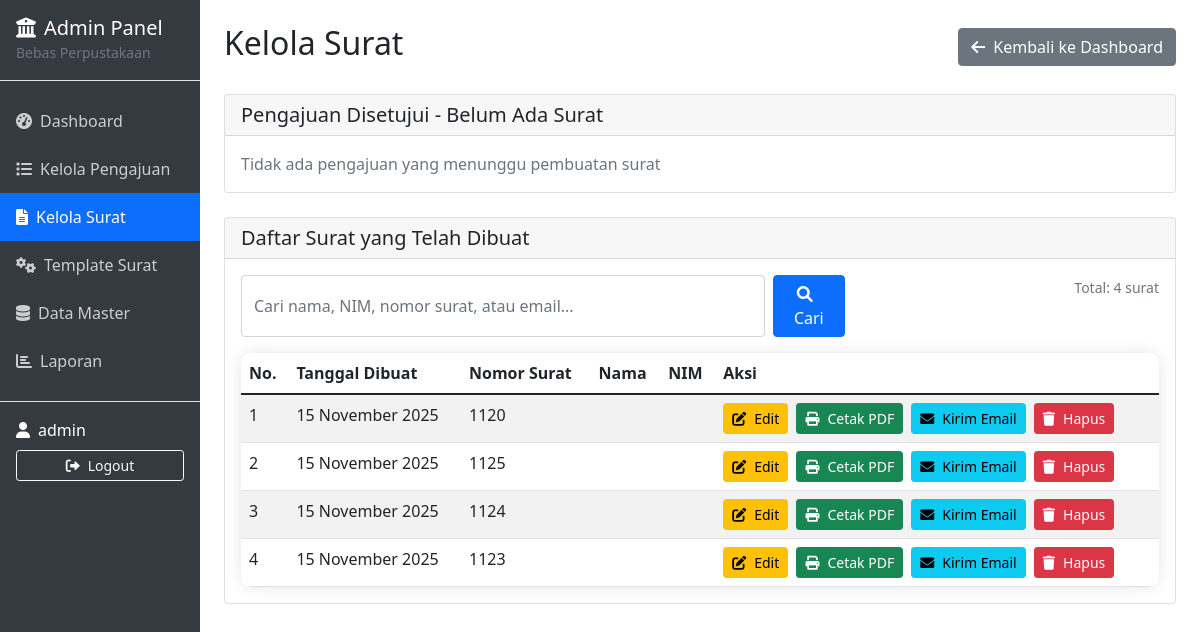
Screenshot of /admin/surat.php (signed in) with the database file from the repository.
### tables this page shows
CREATE TABLE `tb_surat` (
  `id` int(11) NOT NULL,
  `id_pengajuan` int(11) NOT NULL,
  `nomor_surat` varchar(50) NOT NULL,
  `tanggal_surat` date NOT NULL,
  `qr_code` varchar(255) DEFAULT NULL,
  `created_at` timestamp NOT NULL DEFAULT current_timestamp()
);

### functions.php (called while the page is built, shortened)
<?php
function formatTanggalIndonesia($tanggal) {
    $bulan = [
        1 => 'Januari', 'Februari', 'Maret', 'April', 'Mei', 'Juni',
        'Juli', 'Agustus', 'September', 'Oktober', 'November', 'Desember'
    ];
    $date = date_create($tanggal);
    $hari = date_format($date, 'd');
    $bulan_num = (int)date_format($date, 'm');
    $tahun = date_format($date, 'Y');
    return $hari . ' ' . $bulan[$bulan_num] . ' ' . $tahun;
}
?>

### admin/surat.php (the view, shortened to what this page needs)
<?php
require_once '../functions.php';
$search = isset($_GET['search']) ? cleanInput($_GET['search']) : '';
$limit = 10;
$page = isset($_GET['page']) ? (int)$_GET['page'] : 1;
$page = max(1, $page);
$offset = ($page - 1) * $limit;
    ?>
    <?php
$pdo = connectDB();
$stmt = $pdo->query("SELECT p.*, f.nama_fakultas, pr.nama_prodi FROM tb_pengajuan p
                     LEFT JOIN tb_fakultas f ON p.id_fakultas = f.id
                     LEFT JOIN tb_prodi pr ON p.id_prodi = pr.id
                     WHERE p.status = 'Disetujui' AND NOT EXISTS (
                         SELECT 1 FROM tb_surat s WHERE s.id_pengajuan = p.id
                     )
                     ORDER BY p.tanggal_pengajuan DESC");
$approved_submissions = $stmt->fetchAll();
$whereClause = "WHERE 1=1";
$params = [];
$countQuery = "SELECT COUNT(*) as total FROM tb_surat s
               LEFT JOIN tb_pengajuan p ON s.id_pengajuan = p.id
               LEFT JOIN tb_fakultas f ON p.id_fakultas = f.id
               LEFT JOIN tb_prodi pr ON p.id_prodi = pr.id $whereClause";
$countStmt = $pdo->prepare($countQuery);
$countStmt->execute($params);
$totalRecords = $countStmt->fetch()['total'];
$query = "SELECT s.*, p.nama, p.nim, f.nama_fakultas, pr.nama_prodi FROM tb_surat s
          LEFT JOIN tb_pengajuan p ON s.id_pengajuan = p.id
          LEFT JOIN tb_fakultas f ON p.id_fakultas = f.id
          LEFT JOIN tb_prodi pr ON p.id_prodi = pr.id $whereClause
          ORDER BY s.created_at DESC LIMIT $limit OFFSET $offset";
$stmt = $pdo->prepare($query);
$stmt->execute($params);
$surat_list = $stmt->fetchAll();
?>
<!DOCTYPE html>
<html lang="id">
<head>
    <link href="https://cdn.jsdelivr.net/npm/bootstrap@5.1.3/dist/css/bootstrap.min.css" rel="stylesheet">
    <link rel="stylesheet" href="https://cdnjs.cloudflare.com/ajax/libs/font-awesome/6.0.0/css/all.min.css">
</head>
<body>
    <div class="container-fluid">
        <div class="row">
            <div class="col-md-3 col-lg-2 px-0 sidebar">
                <div class="d-flex flex-column">
                    <div class="p-3 border-bottom">
                        <h5 class="mb-0"><i class="fas fa-university me-2"></i>Admin Panel</h5>
                        <small class="text-muted">Bebas Perpustakaan</small>
                    </div>
                    <nav class="nav flex-column py-3">
                        <a class="nav-link" href="dashboard.php"><i class="fas fa-tachometer-alt me-2"></i>Dashboard</a>
                        <a class="nav-link" href="pengajuan.php"><i class="fas fa-list me-2"></i>Kelola Pengajuan</a>
                        <a class="nav-link active" href="surat.php"><i class="fas fa-file-alt me-2"></i>Kelola Surat</a>
                        <a class="nav-link" href="template.php"><i class="fas fa-cogs me-2"></i>Template Surat</a>
                        <a class="nav-link" href="master_data.php"><i class="fas fa-database me-2"></i>Data Master</a>
                        <a class="nav-link" href="laporan.php"><i class="fas fa-chart-bar me-2"></i>Laporan</a>
                    </nav>
                    <div class="mt-auto p-3 border-top">
                        <div class="d-flex align-items-center mb-2">
                            <i class="fas fa-user me-2"></i>
                            <span><?php echo $_SESSION['admin_username']; ?></span>
                        </div>
                        <a href="logout.php" class="btn btn-outline-light btn-sm w-100">
                            <i class="fas fa-sign-out-alt me-2"></i>Logout
                        </a>
                    </div>
                </div>
            </div>
            <div class="col-md-9 col-lg-10 px-0">
                <div class="p-4">
                    <div class="d-flex justify-content-between align-items-center mb-4">
                        <h2>Kelola Surat</h2>
                        <a href="dashboard.php" class="btn btn-secondary">
                            <i class="fas fa-arrow-left me-2"></i>Kembali ke Dashboard
                        </a>
                    </div>
                    <div class="card mb-4">
                        <div class="card-header">
                            <h5 class="mb-0">Pengajuan Disetujui - Belum Ada Surat</h5>
                        </div>
                        <div class="card-body">
                            <?php if (empty($approved_submissions)): ?>
                                <p class="text-muted mb-0">Tidak ada pengajuan yang menunggu pembuatan surat</p>
                            <?php endif; ?>
                        </div>
                    </div>
                    <div class="card">
                        <div class="card-header">
                            <h5 class="mb-0">Daftar Surat yang Telah Dibuat</h5>
                        </div>
                        <div class="card-body">
                            <div class="row mb-3">
                                <div class="col-md-8">
                                    <form method="GET" class="d-flex gap-2">
                                        <input type="text" class="form-control" name="search" value="<?php echo htmlspecialchars($search); ?>"
                                               placeholder="Cari nama, NIM, nomor surat, atau email...">
                                        <button type="submit" class="btn btn-primary">
                                            <i class="fas fa-search me-2"></i>Cari
                                        </button>
                                    </form>
                                </div>
                                <div class="col-md-4 text-end">
                                    <small class="text-muted">
                                        Total: <?php echo $totalRecords; ?> surat
                                    </small>
                                </div>
                            </div>
                            <?php if (empty($surat_list)): ?>
                                <p class="text-muted mb-0">Belum ada surat yang dibuat</p>
                            <?php else: ?>
                                <div class="table-responsive">
                                    <table class="table table-striped mb-0">
                                        <thead>
                                            <tr>
                                                <th>No.</th>
                                                <th>Tanggal Dibuat</th>
                                                <th>Nomor Surat</th>
                                                <th>Nama</th>
                                                <th>NIM</th>
                                                <th>Aksi</th>
                                            </tr>
                                        </thead>
                                        <tbody>
                                            <?php $no = $offset + 1; ?>
                                            <?php foreach ($surat_list as $surat): ?>
                                                <tr>
                                                    <td><?php echo $no++; ?></td>
                                                    <td><?php echo formatTanggalIndonesia($surat['created_at']); ?></td>
                                                    <td><?php echo htmlspecialchars($surat['nomor_surat']); ?></td>
                                                    <td><?php echo htmlspecialchars($surat['nama']); ?></td>
                                                    <td><?php echo htmlspecialchars($surat['nim']); ?></td>
                                                    <td>
                                                        <a href="surat.php?action=edit&id=<?php echo $surat['id']; ?>" class="btn btn-warning btn-sm me-1">
                                                            <i class="fas fa-edit me-2"></i>Edit
                                                        </a>
                                                        <a href="surat.php?action=preview&id=<?php echo $surat['id']; ?>" class="btn btn-success btn-sm me-1" target="_blank">
                                                            <i class="fas fa-print me-2"></i>Cetak PDF
                                                        </a>
                                                        <a href="surat.php?action=kirim_email&id=<?php echo $surat['id']; ?>" class="btn btn-info btn-sm me-1">
                                                            <i class="fas fa-envelope me-2"></i>Kirim Email
                                                        </a>
                                                        <a href="javascript:void(0)" onclick="confirmDelete(<?php echo $surat['id']; ?>, '<?php echo htmlspecialchars($surat['nama']); ?>')" class="btn btn-danger btn-sm">
                                                            <i class="fas fa-trash me-2"></i>Hapus
                                                        </a>
                                                    </td>
                                                </tr>
                                            <?php endforeach; ?>
                                        </tbody>
                                    </table>
                                </div>
                            <?php endif; ?>
                        </div>
                    </div>
                </div>
            </div>
        </div>
    </div>
</body>
</html>

### admin/surat.php (style rules this page uses)
.sidebar { min-height: 100vh; background: #343a40; color: white; }
.sidebar .nav-link { color: rgba(255,255,255,.75); padding: 0.75rem 1rem; }
.sidebar .nav-link.active { color: white; background: #0d6efd; }
.table-responsive { border-radius: 10px; overflow: hidden; box-shadow: 0 0 15px rgba(0,0,0,0.1); }

### rows the page displays
tb_surat: created_at "15 November 2025", nomor_surat "1120"
tb_surat: created_at "15 November 2025", nomor_surat "1125"
tb_surat: created_at "15 November 2025", nomor_surat "1124"
tb_surat: created_at "15 November 2025", nomor_surat "1123"

### other values shown
$_SESSION['admin_username'] "admin"
$totalRecords "4"
